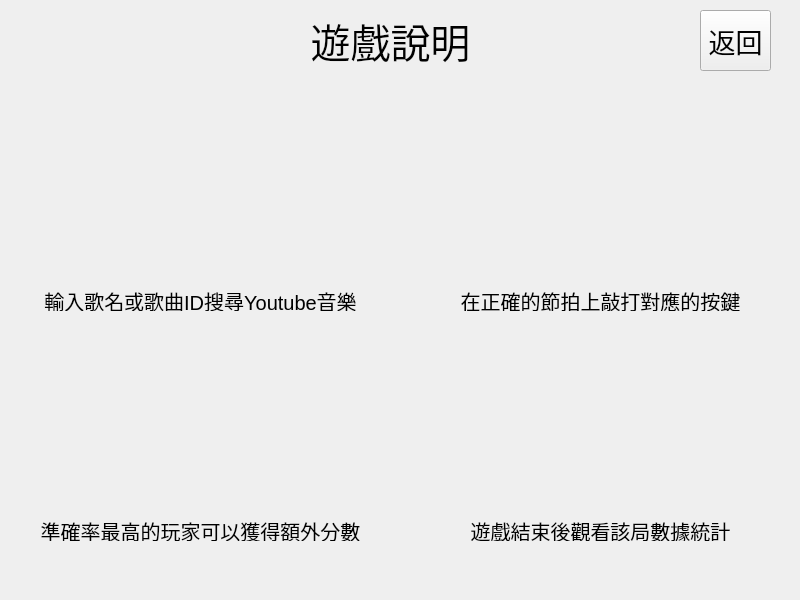
<?xml version="1.0" encoding="UTF-8"?>
<ui version="4.0">
 <class>About</class>
 <widget class="QWidget" name="About">
  <property name="geometry">
   <rect>
    <x>0</x>
    <y>0</y>
    <width>800</width>
    <height>600</height>
   </rect>
  </property>
  <property name="windowTitle">
   <string>Form</string>
  </property>
  <widget class="QLabel" name="label">
   <property name="geometry">
    <rect>
     <x>300</x>
     <y>10</y>
     <width>181</width>
     <height>61</height>
    </rect>
   </property>
   <property name="font">
    <font>
     <pointsize>30</pointsize>
    </font>
   </property>
   <property name="text">
    <string>遊戲說明</string>
   </property>
   <property name="alignment">
    <set>Qt::AlignCenter</set>
   </property>
  </widget>
  <widget class="QLabel" name="label_2">
   <property name="geometry">
    <rect>
     <x>30</x>
     <y>100</y>
     <width>341</width>
     <height>180</height>
    </rect>
   </property>
   <property name="font">
    <font>
     <pointsize>15</pointsize>
    </font>
   </property>
   <property name="text">
    <string/>
   </property>
   <property name="pixmap">
    <pixmap resource="resource.qrc">:/sources/images/about1.png</pixmap>
   </property>
   <property name="scaledContents">
    <bool>true</bool>
   </property>
   <property name="alignment">
    <set>Qt::AlignCenter</set>
   </property>
  </widget>
  <widget class="QLabel" name="label_3">
   <property name="geometry">
    <rect>
     <x>30</x>
     <y>290</y>
     <width>341</width>
     <height>21</height>
    </rect>
   </property>
   <property name="font">
    <font>
     <pointsize>15</pointsize>
    </font>
   </property>
   <property name="text">
    <string>輸入歌名或歌曲ID搜尋Youtube音樂</string>
   </property>
   <property name="alignment">
    <set>Qt::AlignCenter</set>
   </property>
  </widget>
  <widget class="QLabel" name="label_4">
   <property name="geometry">
    <rect>
     <x>430</x>
     <y>100</y>
     <width>341</width>
     <height>180</height>
    </rect>
   </property>
   <property name="font">
    <font>
     <pointsize>15</pointsize>
    </font>
   </property>
   <property name="text">
    <string/>
   </property>
   <property name="pixmap">
    <pixmap resource="resource.qrc">:/sources/images/about2.png</pixmap>
   </property>
   <property name="scaledContents">
    <bool>true</bool>
   </property>
   <property name="alignment">
    <set>Qt::AlignCenter</set>
   </property>
  </widget>
  <widget class="QLabel" name="label_5">
   <property name="geometry">
    <rect>
     <x>430</x>
     <y>290</y>
     <width>341</width>
     <height>21</height>
    </rect>
   </property>
   <property name="font">
    <font>
     <pointsize>15</pointsize>
    </font>
   </property>
   <property name="text">
    <string>在正確的節拍上敲打對應的按鍵</string>
   </property>
   <property name="alignment">
    <set>Qt::AlignCenter</set>
   </property>
  </widget>
  <widget class="QLabel" name="label_6">
   <property name="geometry">
    <rect>
     <x>30</x>
     <y>330</y>
     <width>341</width>
     <height>180</height>
    </rect>
   </property>
   <property name="font">
    <font>
     <pointsize>15</pointsize>
    </font>
   </property>
   <property name="text">
    <string/>
   </property>
   <property name="pixmap">
    <pixmap resource="resource.qrc">:/sources/images/about3.png</pixmap>
   </property>
   <property name="scaledContents">
    <bool>true</bool>
   </property>
   <property name="alignment">
    <set>Qt::AlignCenter</set>
   </property>
  </widget>
  <widget class="QLabel" name="label_7">
   <property name="geometry">
    <rect>
     <x>30</x>
     <y>520</y>
     <width>341</width>
     <height>21</height>
    </rect>
   </property>
   <property name="font">
    <font>
     <pointsize>15</pointsize>
    </font>
   </property>
   <property name="text">
    <string>準確率最高的玩家可以獲得額外分數</string>
   </property>
   <property name="alignment">
    <set>Qt::AlignCenter</set>
   </property>
  </widget>
  <widget class="QLabel" name="label_8">
   <property name="geometry">
    <rect>
     <x>430</x>
     <y>330</y>
     <width>341</width>
     <height>180</height>
    </rect>
   </property>
   <property name="font">
    <font>
     <pointsize>15</pointsize>
    </font>
   </property>
   <property name="text">
    <string/>
   </property>
   <property name="pixmap">
    <pixmap resource="resource.qrc">:/sources/images/about4.png</pixmap>
   </property>
   <property name="scaledContents">
    <bool>true</bool>
   </property>
   <property name="alignment">
    <set>Qt::AlignCenter</set>
   </property>
  </widget>
  <widget class="QLabel" name="label_9">
   <property name="geometry">
    <rect>
     <x>430</x>
     <y>520</y>
     <width>341</width>
     <height>21</height>
    </rect>
   </property>
   <property name="font">
    <font>
     <pointsize>15</pointsize>
    </font>
   </property>
   <property name="text">
    <string>遊戲結束後觀看該局數據統計</string>
   </property>
   <property name="alignment">
    <set>Qt::AlignCenter</set>
   </property>
  </widget>
  <widget class="QPushButton" name="exitButton">
   <property name="geometry">
    <rect>
     <x>700</x>
     <y>10</y>
     <width>71</width>
     <height>61</height>
    </rect>
   </property>
   <property name="font">
    <font>
     <pointsize>20</pointsize>
    </font>
   </property>
   <property name="styleSheet">
    <string notr="true"/>
   </property>
   <property name="text">
    <string>返回</string>
   </property>
  </widget>
 </widget>
 <resources>
  <include location="resource.qrc"/>
 </resources>
 <connections/>
</ui>
